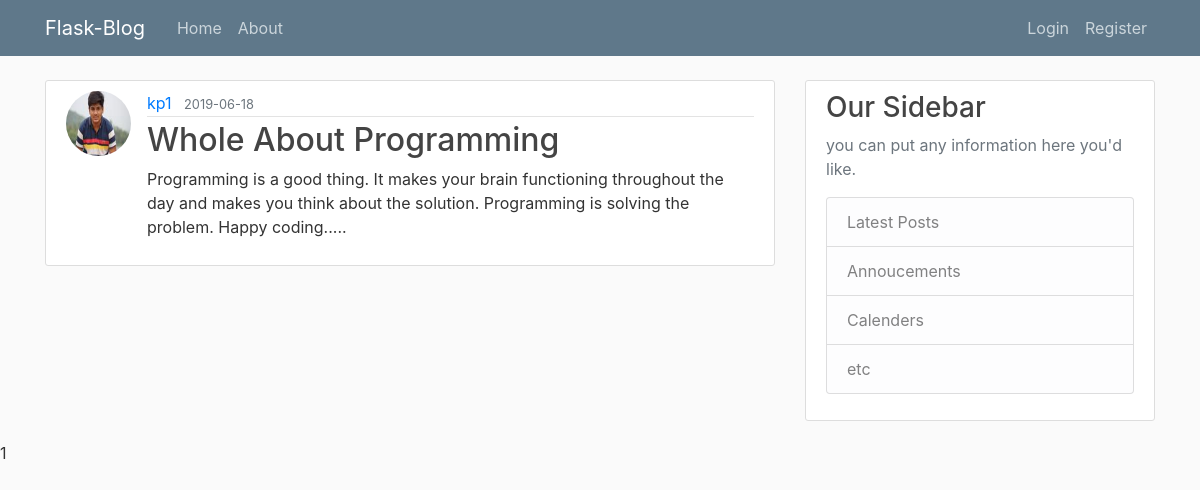
Screenshot of /post/2 with the database file from the repository.
### flaskblog/models.py (models this page shows, shortened)
class User(db.Model,UserMixin):
    id = db.Column(db.Integer, primary_key=True)
    username = db.Column(db.String(20),unique=True, nullable = False)
    email = db.Column(db.String(120), unique=True, nullable=False)
    image_file = db.Column(db.String(20), nullable=False, default='default.jpg')
    password = db.Column(db.String(60), nullable=False)
    posts = db.relationship('Post', backref='author', lazy=True)

class Post(db.Model):
    id = db.Column(db.Integer, primary_key=True)
    title=db.Column(db.String(100),nullable=False)
    date_posted=db.Column(db.DateTime, nullable=False, default=datetime.utcnow)
    content = db.Column(db.Text, nullable=False)
    user_id = db.Column(db.Integer, db.ForeignKey('user.id'),nullable=False)

### flaskblog/posts/routes.py (the view)
@posts.route("/post/<int:post_id>")
def post(post_id):
    post = Post.query.get_or_404(post_id)
    return render_template('post.html', title=post.title, post=post)

### flaskblog/templates/post.html (shortened to what this page needs)
{% extends "layout.html"%}
{% block content %}
        <article class="media content-section">
            <img class="rounded-circle article-img" src="{{ url_for('static',filename='profile_pics/'+post.author.image_file)}}">
            <div class="media-body">
                <div class="article-metadata">
                    <a class="mr-2" href="#">{{post.author.username}}</a>
                    <small class="text-muted">{{post.date_posted.strftime('%Y-%m-%d')}}</small>
                </div>
                <h2 class="article-title">{{post.title}}</h2>
                <p class="article-content">{{post.content}}</p>
            </div>
        </article>
{% endblock content %}

### flaskblog/static/main.css (style rules this page uses)
body { background: #fafafa; color:#333333; margin-top:5rem; }
h1,h2,h3,h4,h5,h6 { color:#444444; }
.content-section { background:#ffffff; padding: 10px 20px; border: 1px solid #dddddd; border-radius:3px; margin-bottom: 20px; }
.article-title { color:#444444; }
.article-content { white-space: pre-line; }
.article-img { height:65px; width:65px; margin-right:16px; }
.article-metadata { padding-bottom:1px; margin-bottom: 4px; border-bottom: 1px solid #e3e3e3; }

### rows the page displays
User: image_file (picture), author.username "kp1"
Post: date_posted "2019-06-18", title "Whole About Programming", content "Programming is a good thing. It makes your brain functioning throughout the day and makes you think about the solution. Programming is solving the problem. Happy coding....."
